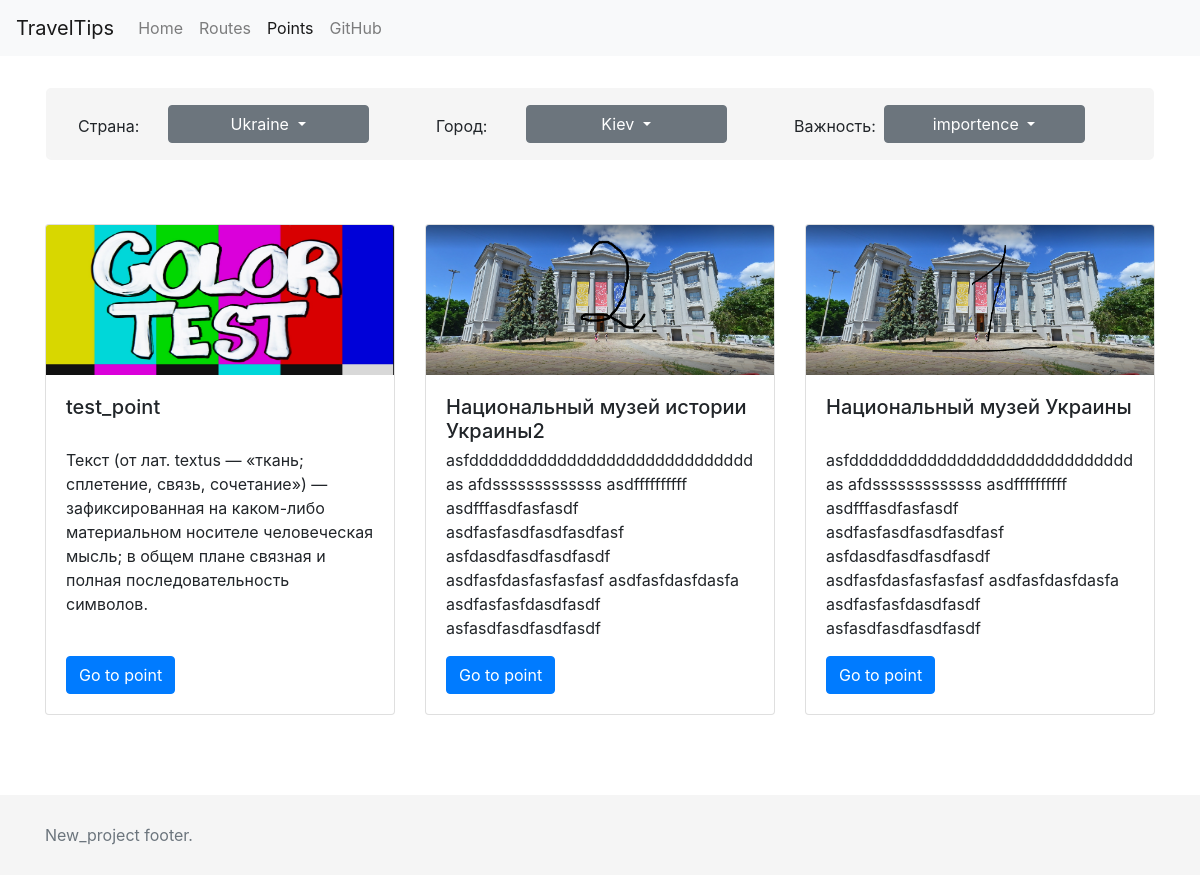
Page /points/ on the committed database.
### points/models.py (models this page shows, shortened)
class Point(models.Model):
    id = models.AutoField(primary_key=True)
    title = models.CharField(max_length=100)
    create_time = models.DateTimeField(auto_now_add=True)
    type = models.ForeignKey('Type', on_delete=models.SET_NULL, null=True)
    photo1 = models.ForeignKey('Photo', on_delete=models.SET_NULL, null=True)
    photo2 = models.ForeignKey( 'Photo', on_delete=models.SET_NULL, null=True,related_name='%(class)s_point_photo2')
    photo3 = models.ForeignKey( 'Photo', on_delete=models.SET_NULL, null=True,related_name='%(class)s_point_photo3')
    description = models.TextField(default='')
    description_short = models.CharField(max_length=250, default='' )
    importance = models.ForeignKey('Importance', on_delete=models.SET_NULL, null=True, blank = True)
    facebook = models.URLField(max_length=200, blank = True)
    wiki = models.URLField(max_length=200, blank = True)
    trip_advisor = models.URLField(max_length=200, blank = True)
    coordinate = models.FileField(upload_to='uploads/coordinate', max_length=100, default='')
    adress = models.CharField(max_length=200, default='')
    city = models.ForeignKey('City', on_delete=models.SET_NULL, null=True)

class Photo(models.Model):
    title = models.CharField(max_length=100)
    image = models.ImageField(upload_to='uploads/Photos', max_length=100, default='')
    copyright = models.CharField(max_length=100, blank=True)

### points/views.py (the view)
def index(request):
    countries = list(Country.objects.order_by('title'))
    cities = list( City.objects.order_by('title'))
    importences = list(Importance.objects.order_by('title'))
    latest_point_list = list(Point.objects.order_by('create_time')[:12:-1])
    context = {'latest_point_list': latest_point_list, 'countries': countries, 'cities': cities, 'importences': importences}
    return render(request, 'points/index.html', context)

### points/templates/points/index.html (shortened to what this page needs)
<html>
    <head>
        {% load static %}
        <link href='https://api.mapbox.com/mapbox-gl-js/v0.40.1/mapbox-gl.css' rel='stylesheet' />
        <link rel="stylesheet" href="https://maxcdn.bootstrapcdn.com/bootstrap/4.0.0-beta/css/bootstrap.min.css">
        <link rel="stylesheet" href='{% static "style.css" %}'/>
    </head>
        <body>
            <nav class="navbar navbar-expand-lg navbar-light bg-light">
              <a class="navbar-brand" href="#">TravelTips</a>
              <div class="collapse navbar-collapse" id="navbarNav">
                <ul class="navbar-nav">
                  <li class="nav-item">
                    <a class="nav-link" href="#">Home</a>
                  </li>
                  <li class="nav-item">
                    <a class="nav-link" href="/routes/">Routes</a>
                  </li>
                  <li class="nav-item active">
                    <a class="nav-link" href="/points/">Points<span class="sr-only">(current)</span></a>
                  </li>
                  <li class="nav-item">
                    <a class="nav-link" href="https://github.com/flame11st/new_project">GitHub</a>
                  </li>
                </ul>
              </div>
            </nav>
            <div class="container">
                <div id="filters" class="row">
                    <div class="col-1">
                        <div style="padding-top: 15%">Страна: </div>
                    </div>
                    <div class="col-3">
                        <div id="btn" class="btn-group">
                            <button type="button" class="btn btn-secondary dropdown-toggle" data-toggle="dropdown">
                                Ukraine
                            </button>
                            </div>
                    </div>
                    <div class="col-1">
                        <div style="padding-top: 15%">Город: </div>
                    </div>
                    <div class="col-3">
                        <div id="btn" class="btn-group">
                            <button type="button" class="btn btn-secondary dropdown-toggle" data-toggle="dropdown">
                                Kiev
                            </button>
                            </div>
                    </div>
                    <div class="col-1">
                        <div style="padding-top: 15%">Важность: </div>
                    </div>
                    <div class="col-3">
                        <div id="btn" class="btn-group">
                            <button type="button" class="btn btn-secondary dropdown-toggle" data-toggle="dropdown">
                                importence
                            </button>
                            </div>
                    </div>
                </div>
                <div class="row">
                    {% if latest_point_list %}
                        {% for point in latest_point_list %}
                            <div class="col-4">
                                <div id="points" class="card">
                                  <img class="card-img-top" src={{point.photo1.image.url}} alt="Card image cap">
                                    <div class="card-body">
                                        <h5 class="card-title" style="height: 3rem; margin-bottom: 5px;">{{ point.title }}</h5>
                                        <p class="card-text" style="height: 12rem; overflow-y: hidden;">{{ point.description_short }}</p>
                                        <a href="/points/{{ point.id }}/" class="btn btn-primary">Go to point</a>
                                    </div>
                                </div>
                            </div>
                        {% endfor %}
                    {% else %}
                        <p>No points are available.</p>
                    {% endif %}
                </div>
            </div>
        </body>
        <footer class="footer">
            <div class="container">
                <span class="text-muted">New_project footer.</span>
            </div>
        </footer>
</html>

### static/style.css (style rules this page uses)
html { position: relative; min-height: 100%; }
body { margin-bottom: 160px; }
.footer { position: absolute; bottom: 0; width: 100%; height: 80px; line-height: 80px; background-color: #f5f5f5; }
#points { float: center; width: 100%; }
#points img { height: 150px; }
#filters { margin-top: 2rem; margin-bottom: 4rem; margin-left: 1px; margin-right: 1px; border-style: solid; border-color: #f5f5f5; padding: 15px; border-width: 2px; border-radius: 5px; background-color: #f5f5f5; }
#btn { width: 100%; padding-right: 15px; float: right; }
#btn button { width: 90%; }

### rows in the picture
Point: photo1.image (picture), title "test_point", description_short "Текст (от лат. textus — «ткань; сплетение, связь, сочетание») — зафиксированная на каком-либо материальном носителе человеческая мысль; в общем плане связная и полная последовательность символов."
Point: photo1.image (picture), title "Национальный музей истории Украины2", description_short "asfdddddddddddddddddddddddddddddas afdsssssssssssss asdffffffffff asdfffasdfasfasdf asdfasfasdfasdfasdfasf asfdasdfasdfasdfasdf asdfasfdasfasfasfasf asdfasfdasfdasfa asdfasfasfdasdfasdf asfasdfasdfasdfasdf…"
Point: photo1.image (picture), title "Национальный музей Украины", description_short "asfdddddddddddddddddddddddddddddas afdsssssssssssss asdffffffffff asdfffasdfasfasdf asdfasfasdfasdfasdfasf asfdasdfasdfasdfasdf asdfasfdasfasfasfasf asdfasfdasfdasfa asdfasfasfdasdfasdf asfasdfasdfasdfasdf…"
